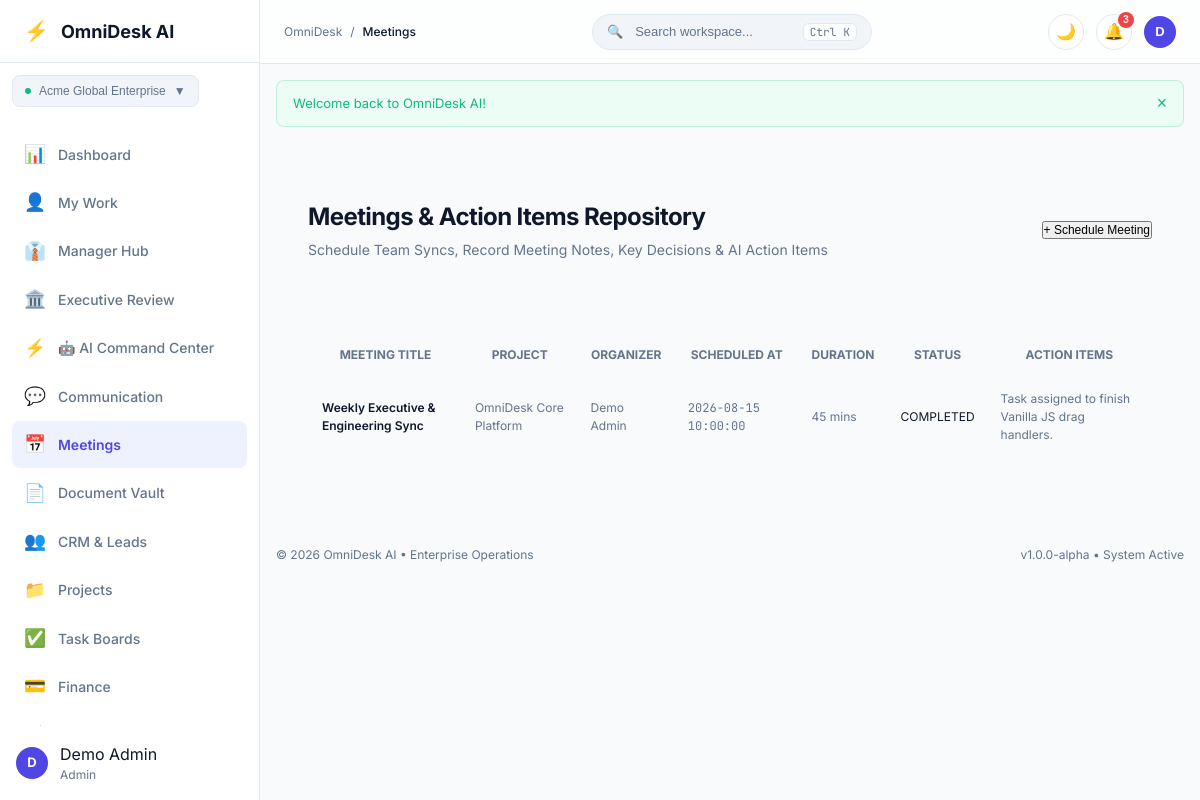
Screenshot of /meetings (signed in) with the database file from the repository.
### tables this page shows
CREATE TABLE IF NOT EXISTS `workspaces` (
    `id`          INT UNSIGNED NOT NULL AUTO_INCREMENT,
    `name`        VARCHAR(100) NOT NULL,
    `slug`        VARCHAR(100) NOT NULL,
    `type`        VARCHAR(30)  NOT NULL DEFAULT 'company' COMMENT 'company | team | department | personal',
    `owner_id`    INT UNSIGNED NOT NULL,
    `created_at`  DATETIME     NOT NULL DEFAULT CURRENT_TIMESTAMP,
    `updated_at`  DATETIME     NOT NULL DEFAULT CURRENT_TIMESTAMP ON UPDATE CURRENT_TIMESTAMP,

    PRIMARY KEY (`id`),
    UNIQUE KEY `uq_workspaces_slug` (`slug`),
    KEY `idx_workspaces_owner` (`owner_id`),
    CONSTRAINT `fk_ws_owner` FOREIGN KEY (`owner_id`)
        REFERENCES `users` (`id`) ON DELETE CASCADE ON UPDATE CASCADE

);

CREATE TABLE IF NOT EXISTS `meetings` (
    `id`               INT UNSIGNED NOT NULL AUTO_INCREMENT,
    `workspace_id`     INT UNSIGNED NOT NULL,
    `title`            VARCHAR(255) NOT NULL,
    `project_id`       INT UNSIGNED DEFAULT NULL,
    `organizer_id`     INT UNSIGNED NOT NULL,
    `scheduled_at`     DATETIME     NOT NULL,
    `duration_minutes` INT UNSIGNED NOT NULL DEFAULT 30,
    `status`           VARCHAR(30)  NOT NULL DEFAULT 'scheduled' COMMENT 'scheduled | in_progress | completed | cancelled',
    `notes`            LONGTEXT     DEFAULT NULL,
    `decisions`        TEXT         DEFAULT NULL,
    `action_items`     TEXT         DEFAULT NULL,
    `created_at`       DATETIME     NOT NULL DEFAULT CURRENT_TIMESTAMP,

    PRIMARY KEY (`id`),
    KEY `idx_meet_ws` (`workspace_id`),
    CONSTRAINT `fk_meet_ws` FOREIGN KEY (`workspace_id`)
        REFERENCES `workspaces` (`id`) ON DELETE CASCADE ON UPDATE CASCADE
);

CREATE TABLE IF NOT EXISTS `projects` (
    `id`              INT UNSIGNED   NOT NULL AUTO_INCREMENT,
    `workspace_id`    INT UNSIGNED   NOT NULL,
    `code`            VARCHAR(30)    NOT NULL,
    `name`            VARCHAR(150)   NOT NULL,
    `slug`            VARCHAR(150)   NOT NULL,
    `description`     TEXT           DEFAULT NULL,
    `customer_id`     INT UNSIGNED   DEFAULT NULL,
    `manager_id`      INT UNSIGNED   DEFAULT NULL,
    `status`          VARCHAR(30)    NOT NULL DEFAULT 'active' COMMENT 'planning | active | on_hold | at_risk | completed | cancelled | archived',
    `priority`        VARCHAR(30)    NOT NULL DEFAULT 'medium' COMMENT 'low | medium | high | urgent',
    `start_date`      DATE           DEFAULT NULL,
    `due_date`        DATE           DEFAULT NULL,
    `completion_date` DATE           DEFAULT NULL,
    `budget`          DECIMAL(12,2)  NOT NULL DEFAULT 0.00,
    `progress`        INT UNSIGNED   NOT NULL DEFAULT 0 COMMENT '0..100 percentage',
    `created_by`      INT UNSIGNED   DEFAULT NULL,
    `created_at`      DATETIME       NOT NULL DEFAULT CURRENT_TIMESTAMP,
    `updated_at`      DATETIME       NOT NULL DEFAULT CURRENT_TIMESTAMP ON UPDATE CURRENT_TIMESTAMP,
    `archived_at`     DATETIME       DEFAULT NULL,

    PRIMARY KEY (`id`),
    UNIQUE KEY `uq_proj_ws_code` (`workspace_id`, `code`),
    KEY `idx_proj_ws`       (`workspace_id`),
    KEY `idx_proj_status`   (`status`),
    KEY `idx_proj_manager`  (`manager_id`),
    CONSTRAINT `fk_proj_ws` FOREIGN KEY (`workspace_id`)
        REFERENCES `workspaces` (`id`) ON DELETE CASCADE ON UPDATE CASCADE,
    CONSTRAINT `fk_proj_cust` FOREIGN KEY (`customer_id`)
        REFERENCES `customers` (`id`) ON DELETE SET NULL ON UPDATE CASCADE,
    CONSTRAINT `fk_proj_mgr` FOREIGN KEY (`manager_id`)
        REFERENCES `users` (`id`) ON DELETE SET NULL ON UPDATE CASCADE

);

### modules/Meetings/views/index.php (the view, shortened to what the rows shown need)
<?php
$meetList = $meetings ?? [];
?>
<?php require_once MODULES_PATH . '/Shared/views/app_shell_start.php'; ?>
<div class="card card-glass p-6 mb-6">
    <div class="flex items-center justify-between flex-wrap gap-4">
        <div>
            <h1 class="text-2xl font-bold tracking-tight mb-1">Meetings & Action Items Repository</h1>
            <p class="text-muted text-sm mb-0">Schedule Team Syncs, Record Meeting Notes, Key Decisions & AI Action Items</p>
        </div>
        <div class="flex items-center gap-3">
            <button type="button" class="btn btn-primary text-xs py-1.5 px-3" onclick="document.getElementById('newMeetingModal').classList.add('active')">+ Schedule Meeting</button>
        </div>
    </div>
</div>
<div class="card p-6 mb-6">
    <div class="table-responsive">
        <table class="table-custom w-full text-xs">
            <thead>
                <tr class="border-b text-left text-muted uppercase">
                    <th class="p-3">Meeting Title</th>
                    <th class="p-3">Project</th>
                    <th class="p-3">Organizer</th>
                    <th class="p-3">Scheduled At</th>
                    <th class="p-3">Duration</th>
                    <th class="p-3">Status</th>
                    <th class="p-3">Action Items</th>
                </tr>
            </thead>
            <tbody>
                <?php if (!empty($meetList)): ?>
                    <?php foreach ($meetList as $m): ?>
                        <tr class="border-b hover:bg-surface-subtle">
                            <td class="p-3 font-semibold text-main"><?= e($m['title']) ?></td>
                            <td class="p-3 text-muted"><?= e($m['project_name'] ?: 'General Sync') ?></td>
                            <td class="p-3 text-muted"><?= e($m['organizer_name']) ?></td>
                            <td class="p-3 font-mono text-muted"><?= e($m['scheduled_at']) ?></td>
                            <td class="p-3 text-muted"><?= e($m['duration_minutes']) ?> mins</td>
                            <td class="p-3">
                                <span class="badge badge-success text-2xs uppercase"><?= e($m['status']) ?></span>
                            </td>
                            <td class="p-3 text-muted text-2xs"><?= e($m['action_items'] ?: 'None recorded') ?></td>
                        </tr>
                    <?php endforeach; ?>
                <?php else: ?>
                    <tr>
                        <td colspan="7" class="text-center p-6 text-muted">No meetings scheduled in repository.</td>
                    </tr>
                <?php endif; ?>
            </tbody>
        </table>
    </div>
</div>
<?php require_once MODULES_PATH . '/Shared/views/app_shell_end.php'; ?>

### core/Router.php (shortened to what the rows shown need)
<?php
class Router
{
    private array $routes = [
        'GET'  => [],
        'POST' => [],
    ];
    public function dispatch(): void
    {
        $method = strtoupper($_SERVER['REQUEST_METHOD'] ?? 'GET');
        $uri    = $this->normalizeUri($_SERVER['REQUEST_URI'] ?? '/');
        foreach ($this->routes[$method] as $pattern => $routeInfo) {
            $params = $this->matchRoute($pattern, $uri);
            if ($params !== null) {
                $this->callHandler($routeInfo['handler'], $params);
                return;
            }
        }
    }
    private function addRoute(string $method, string $path, callable|array $handler, array $middleware = []): void
    {
        $pattern = $this->pathToPattern($path);
        $this->routes[$method][$pattern] = [
            'handler'    => $handler,
            'middleware' => $middleware,
        ];
    }
    private function pathToPattern(string $path): string
    {
        $pattern = preg_replace_callback(
            '/\{([a-zA-Z_][a-zA-Z0-9_]*)\}/',
            fn($m) => '(?P<' . $m[1] . '>[^/]+)',
            $path
        );
        return '#^' . $pattern . '$#';
    }
    private function matchRoute(string $pattern, string $uri): ?array
    {
        if (!preg_match($pattern, $uri, $matches)) {
            return null;
        }
        return array_filter(
            $matches,
            fn($k) => is_string($k),
            ARRAY_FILTER_USE_KEY
        );
    }
    private function callHandler(callable|array $handler, array $params): void
    {
        if (is_array($handler)) {
            [$class, $method] = $handler;
            $instance = new $class();
            $instance->$method($params);
            return;
        }
    }
    private function normalizeUri(string $uri): string
    {
        $path = parse_url($uri, PHP_URL_PATH) ?? '/';
        $path = '/' . trim($path, '/');
        $path = preg_replace('#/+#', '/', $path);
        return $path === '' ? '/' : $path;
    }
}

### modules/Shared/views/app_shell_start.php (shortened to what the rows shown need)
<?php
$currentUser = \Core\Auth::user();
$currentRoute = parse_url($_SERVER['REQUEST_URI'] ?? '/', PHP_URL_PATH);
$navItems = [
    ['key' => 'dashboard',     'label' => 'Dashboard',          'icon' => '📊', 'url' => '/dashboard',         'perm' => 'dashboard.view'],
    ['key' => 'my-work',       'label' => 'My Work',            'icon' => '👤', 'url' => '/my-work',           'perm' => 'dashboard.view'],
    ['key' => 'manager',       'label' => 'Manager Hub',        'icon' => '👔', 'url' => '/manager',           'perm' => 'dashboard.view'],
    ['key' => 'executive',     'label' => 'Executive Review',   'icon' => '🏛️', 'url' => '/executive',         'perm' => 'dashboard.view'],
    ['key' => 'ai',            'label' => '🤖 AI Command Center','icon' => '⚡', 'url' => '/ai/command-center', 'perm' => 'dashboard.view'],
    ['key' => 'communication', 'label' => 'Communication',      'icon' => '💬', 'url' => '/communication',     'perm' => 'dashboard.view'],
    ['key' => 'meetings',      'label' => 'Meetings',           'icon' => '📅', 'url' => '/meetings',          'perm' => 'dashboard.view'],
    ['key' => 'documents',     'label' => 'Document Vault',     'icon' => '📄', 'url' => '/documents',         'perm' => 'documents.view'],
    ['key' => 'crm',           'label' => 'CRM & Leads',        'icon' => '👥', 'url' => '/crm',               'perm' => 'crm.view'],
    ['key' => 'projects',      'label' => 'Projects',           'icon' => '📁', 'url' => '/projects',          'perm' => 'projects.view'],
    ['key' => 'tasks',         'label' => 'Task Boards',        'icon' => '✅', 'url' => '/tasks',             'perm' => 'tasks.view'],
    ['key' => 'finance',       'label' => 'Finance',            'icon' => '💳', 'url' => '/finance',           'perm' => 'finance.view'],
    ['key' => 'automation',    'label' => 'Automation',         'icon' => '⚡', 'url' => '/automation',        'perm' => 'settings.view'],
    ['key' => 'operations',    'label' => 'System Health',      'icon' => '🖥️', 'url' => '/operations/health', 'perm' => 'settings.view'],
    ['key' => 'notifications', 'label' => 'Notifications',      'icon' => '🔔', 'url' => '/notifications',     'perm' => 'notifications.view'],
    ['key' => 'settings',      'label' => 'Settings',           'icon' => '⚙️', 'url' => '/settings',          'perm' => 'settings.view'],
];
?>
<?php require_once __DIR__ . '/header.php'; ?>
<body class="bg-app text-main antialiased app-body">
    <div class="app-layout">
        <aside class="app-sidebar" id="appSidebar">
            <div class="sidebar-header">
                <a href="<?= url('/dashboard') ?>" class="brand-link">
                    <span class="brand-icon">⚡</span>
                    <span class="brand-title"><?= e(APP_NAME) ?></span>
                </a>
            </div>
            <div class="sidebar-workspace p-3">
                <?php
                $currActiveWs = \Core\DashboardService::getActiveWorkspace($currentUser['id'] ?? 0);
                ?>
                <div class="dropdown-wrapper w-full">
                    <button type="button" class="workspace-badge w-full justify-between cursor-pointer" id="wsDropdownBtn">
                        <div class="flex items-center gap-2 truncate">
                            <span class="ws-dot"></span>
                            <span class="ws-name truncate font-medium"><?= e($currActiveWs['name']) ?></span>
                        </div>
                        <span class="text-xs text-muted">▼</span>
                    </button>
                </div>
            </div>
            <nav class="sidebar-nav">
                <ul class="nav-list">
                    <?php foreach ($navItems as $item): ?>
                        <?php if (\Core\Auth::hasPermission($item['perm'])): ?>
                            <?php $isActive = str_starts_with($currentRoute, $item['url']); ?>
                            <li class="nav-item">
                                <a href="<?= url($item['url']) ?>" class="nav-link <?= $isActive ? 'active' : '' ?>">
                                    <span class="nav-icon"><?= $item['icon'] ?></span>
                                    <span class="nav-label"><?= e($item['label']) ?></span>
                                </a>
                            </li>
                        <?php endif; ?>
                    <?php endforeach; ?>
                </ul>
            </nav>
            <div class="sidebar-footer p-4">
                <div class="user-pill flex items-center gap-3">
                    <div class="avatar-circle">
                        <?= e(strtoupper(substr($currentUser['first_name'] ?? 'U', 0, 1))) ?>
                    </div>
                    <div class="user-info flex-1 min-w-0">
                        <div class="user-name truncate"><?= e($currentUser['full_name'] ?? 'User') ?></div>
                        <div class="user-role text-xs text-muted capitalize"><?= e($currentUser['role'] ?? 'member') ?></div>
                    </div>
                </div>
            </div>
        </aside>
        <div class="app-main">
            <header class="app-topbar">
                <div class="topbar-left flex items-center gap-3">
                    <div class="breadcrumbs flex items-center gap-2 text-xs text-muted">
                        <span>OmniDesk</span>
                        <span>/</span>
                        <span class="text-main font-medium capitalize"><?= e(ltrim($currentRoute, '/') ?: 'Dashboard') ?></span>
                    </div>
                </div>
                <div class="topbar-center">
                    <button type="button" class="search-trigger" id="globalSearchBtn">
                        <span class="search-icon">🔍</span>
                        <span class="search-text">Search workspace...</span>
                        <kbd class="search-kbd">Ctrl K</kbd>
                    </button>
                </div>
                <div class="topbar-right flex items-center gap-3">
                    <button type="button" class="btn-icon" id="themeToggleBtn" title="Toggle Light/Dark Theme">
                        🌙
                    </button>
                    <div class="dropdown-wrapper">
                        <button type="button" class="btn-icon relative" id="notifBellBtn" title="Notifications">
                            🔔
                            <span class="notif-badge">3</span>
                        </button>
                    </div>
                    <div class="dropdown-wrapper">
                        <button type="button" class="user-avatar-btn" id="userMenuBtn">
                            <div class="avatar-sm">
                                <?= e(strtoupper(substr($currentUser['first_name'] ?? 'U', 0, 1))) ?>
                            </div>
                        </button>
                    </div>
                </div>
            </header>
            <?php $flashes = get_flash(); ?>
            <?php if (!empty($flashes)): ?>
                <div class="flash-container p-4">
                    <?php foreach ($flashes as $f): ?>
                        <div class="alert alert-<?= e($f['type']) ?> flex items-center justify-between mb-2">
                            <span><?= e($f['message']) ?></span>
                            <button type="button" onclick="this.parentElement.remove()" class="alert-close">&times;</button>
                        </div>
                    <?php endforeach; ?>
                </div>
            <?php endif; ?>
            <main class="app-content p-6">

### rows the page displays
workspaces: name "Acme Global Enterprise"
meetings: title "Weekly Executive & Engineering Sync", project.name "OmniDesk Core Platform", organizer_name "Demo Admin", scheduled_at "2026-08-15 10:00:00", duration_minutes "45", status "COMPLETED", action_items "Task assigned to finish Vanilla JS drag handlers."

### other values shown
$item['icon'] "📊"
$item['label'] "Dashboard"
$item['icon'] "👤"
$item['label'] "My Work"
$item['icon'] "👔"
$item['label'] "Manager Hub"
$item['icon'] "🏛️"
$item['label'] "Executive Review"
$item['icon'] "⚡"
$item['label'] "🤖 AI Command Center"
$item['icon'] "💬"
$item['label'] "Communication"
$item['icon'] "📅"
$item['label'] "Meetings"
$item['icon'] "📄"
